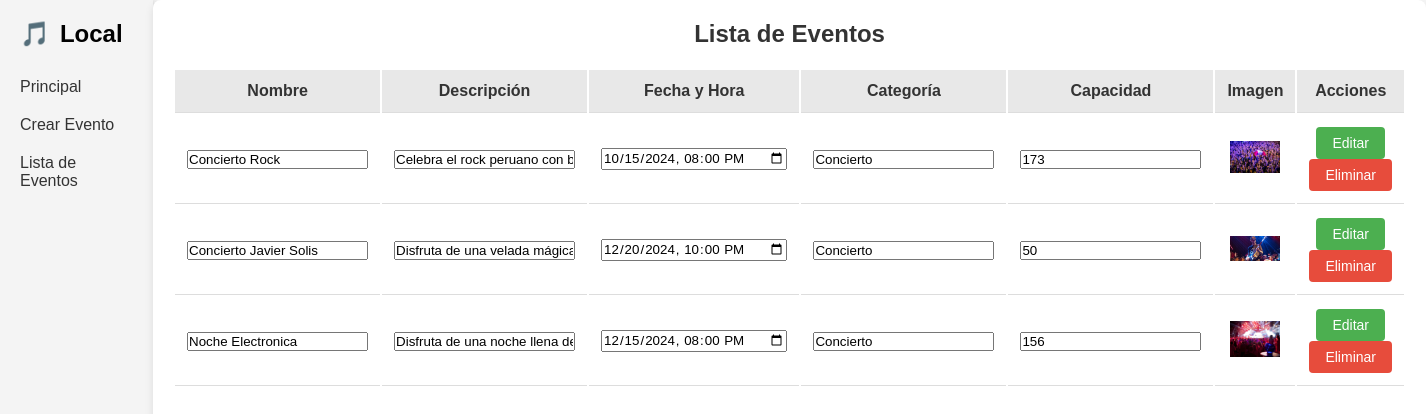
Before: /administracion/lista_eventos.php with the older database file.
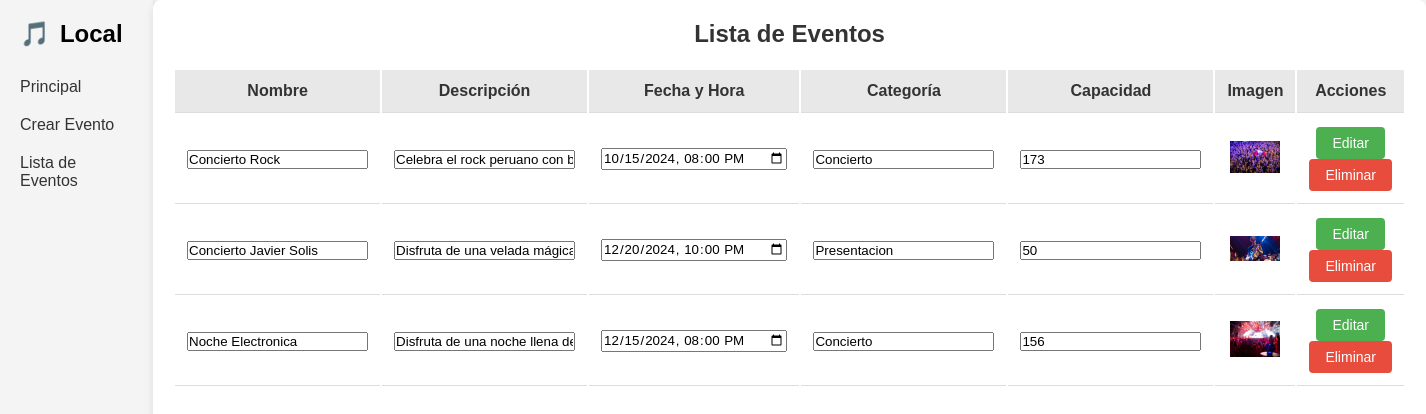
After: the same page with the newer database file.
### tables this page shows
CREATE TABLE `evento` (
  `idEvento` int(11) NOT NULL,
  `nombreEvento` varchar(150) NOT NULL,
  `descripcionEvento` text DEFAULT NULL,
  `fechahoraEvento` datetime NOT NULL,
  `categoriaEvento` varchar(50) DEFAULT NULL,
  `capacidadEvento` int(11) NOT NULL,
  `entradasGeneralEvento` int(11) NOT NULL,
  `entradasVipEvento` int(11) NOT NULL,
  `imagenEvento` varchar(255) DEFAULT NULL
);

### administracion/lista_eventos.php (the view, shortened to what this page needs)
<!DOCTYPE html>
<html lang="es">
<head>
</head>
<body>
    <?php
    include '../conexion.php';
    $sql = "SELECT * FROM evento";
    $result = $conn->query($sql);
    ?>
    <div class="sidebar">
        <h2>Local</h2>
        <a href="./home.php">Principal</a>
        <a href="./crear_evento.php">Crear Evento</a>
        <a href="./lista_eventos.php">Lista de Eventos</a>
    </div>
    <div class="main-content">
        <h1>Lista de Eventos</h1>
        <table>
            <tr>
                <th>Nombre</th>
                <th>Descripción</th>
                <th>Fecha y Hora</th>
                <th>Categoría</th>
                <th>Capacidad</th>
                <th>Imagen</th>
                <th>Acciones</th>
            </tr>
            <?php
            if ($result->num_rows > 0) {
                while($row = $result->fetch_assoc()) {
                    echo "<form method='POST'>";
                    echo "<tr>";
                    echo "<td><input type='text' name='nombreEvento' value='".htmlspecialchars($row['nombreEvento'])."'></td>";
                    echo "<td><input type='text' name='descripcionEvento' value='".htmlspecialchars($row['descripcionEvento'])."'></td>";
                    echo "<td><input type='datetime-local' name='fechahoraEvento' value='".$row['fechahoraEvento']."'></td>";
                    echo "<td><input type='text' name='categoriaEvento' value='".htmlspecialchars($row['categoriaEvento'])."'></td>";
                    echo "<td><input type='number' name='capacidadEvento' value='".$row['capacidadEvento']."'></td>";
                    echo "<td><img src='../".$row['imagenEvento']."' alt='Imagen del Evento' width='50'></td>";
                    echo "<td>
                            <button type='submit' name='editar' class='button edit-btn'>Editar</button>
                            <button type='submit' name='eliminar' class='button delete-btn' formaction='./eliminar_evento.php'>Eliminar</button>
                          </td>";
                    echo "</tr>";
                    echo "</form>";
                }
            } else {
                echo "<tr><td colspan='7'>No hay eventos disponibles</td></tr>";
            }
            ?>
        </table>
    </div>
</body>
</html>

Changed rows visible on the page:
changed evento "Concierto Javier Solis": categoriaEvento "Concierto" → "Presentacion"
